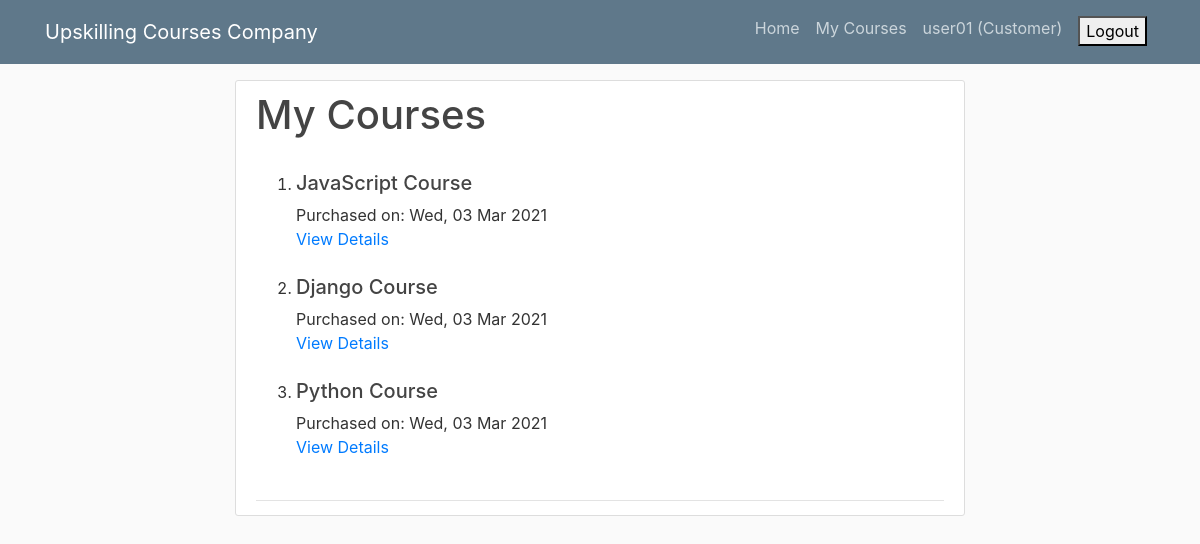
The app's page /orders/mycourses/ (signed in), older data.
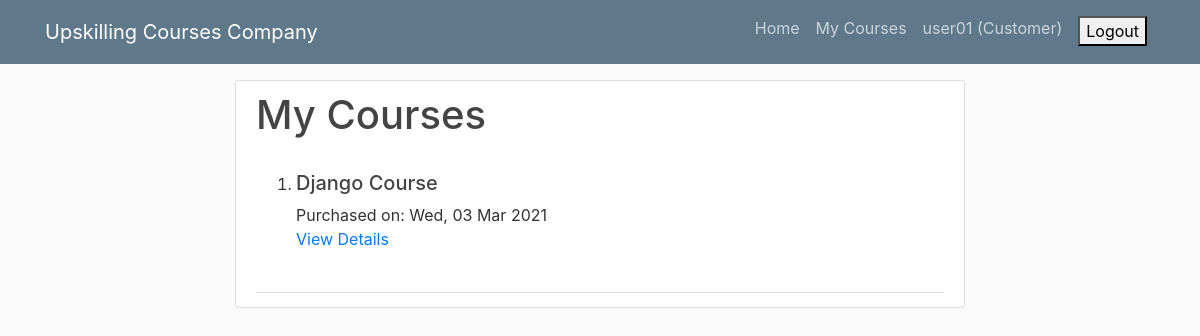
The same page, newer data.
### orders/models.py (models this page shows, shortened)
class Order(models.Model):
    order_id       = models.AutoField(primary_key=True)
    user           = models.ForeignKey(Customer, default=None, on_delete=models.CASCADE)
    course         = models.ForeignKey(Product, default=None, on_delete=models.CASCADE)
    amount         = models.DecimalField(max_digits=6, decimal_places=2)
    order_date     = models.DateTimeField(auto_now_add=True)

### products/models.py (models this page shows)
class Product(models.Model):
    product_id      = models.IntegerField(primary_key=True)
    product_name    = models.CharField(max_length=100)
    product_price   = models.DecimalField(max_digits=6, decimal_places=2)
    product_seller  = models.ForeignKey(SalesExecutive, on_delete=models.CASCADE)
    def __str__(self):
        return self.product_name

### orders/views.py (the view)
# urls.py: path('mycourses/', mycourses, name='mycourses'),
@login_required(login_url="/accounts/login/")
def mycourses(request):
    logged_in_user = get_object_or_404(Customer, username=str(request.user))
    courses = Order.objects.filter(user=logged_in_user)
    return render(request, 'orders/customers/mycourses.html', {'courses':courses})

### orders/templates/orders/customers/mycourses.html
{% extends 'base.html' %}
{% block content %}
    <article class="media content-section">
        <div class="media-body">
            <div class="article-metadata">
                <h1>My Courses</h1><br>
                <ol>
                {% for i in courses %}
                    <li><h5>{{ i.course }}</h5></li>
                    Purchased on: {{ i.order_date|date:"D, d M Y" }}<br>
                    <a href="{% url 'orders:mycoursedetail' order_id=i.order_id %}">View Details</a>
                    <br>
                    <br>
                {% endfor %}
                </ol>
            </div>
        </div>
    </article>
{% endblock %}

Row changes from the older to the newer data that the page shows:
removed Order: course "JavaScript Course", order_date "Wed, 03 Mar 2021"
removed Order: course "Python Course", order_date "Wed, 03 Mar 2021"
